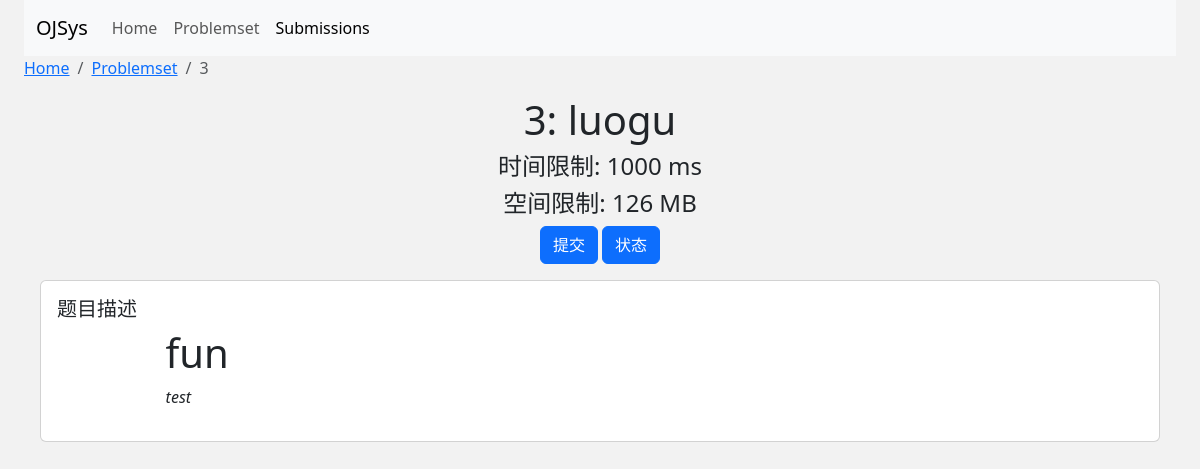
Screenshot of /ojsys/3/ with the database file from the repository.
### ojsys/models.py (models this page shows, shortened)
class Question(models.Model):
    title = models.CharField(max_length=200)
    text = models.TextField()
    pub_date = models.DateTimeField("date published")
    timeLimit = models.IntegerField(default=1000)
    memoryLimit = models.IntegerField(default=128)
    submissionCnt = models.IntegerField(default=0)
    acceptedCnt = models.IntegerField(default=0)

### ojsys/views.py (the view)
# urls.py: path("<int:question_id>/", views.detail, name="detail"),
def detail(request, question_id):
    try:
        question = Question.objects.get(pk=question_id)
        md = markdown.markdown(question.text)
    except Question.DoesNotExist:
        raise Http404("problem does not exist")
    context = {"question": question, "md": md}
    return render(request, "ojsys/detail.html", context)

### ojsys/templates/ojsys/detail.html (shortened to what this page needs)
<!DOCTYPE html>
<head>
    <link href="https://cdn.jsdelivr.net/npm/bootstrap@5.3.2/dist/css/bootstrap.min.css" rel="stylesheet"
>
</head>
<body>
    <nav class="navbar navbar-expand-lg navbar-light bg-light">
        <div class="container-fluid">
            <a class="navbar-brand" href="/">OJSys</a>
            <div class="collapse navbar-collapse" id="navbarNav">
                <ul class="navbar-nav">
                    <li class="nav-item">
                        <a class="nav-link" href="/">Home</a>
                    </li>
                    <li class="nav-item">
                        <a class="nav-link" href="/ojsys/problemset">Problemset</a>
                    </li>
                    <li class="nav-item">
                        <a class="nav-link active" aria-current="page" href="/ojsys/submissions">Submissions</a>
                    </li>
                </ul>
            </div>
        </div>
    </nav>
    <nav aria-label="breadcrumb">
        <ol class="breadcrumb">
            <li class="breadcrumb-item"><a href="/">Home</a></li>
            <li class="breadcrumb-item"><a href="/ojsys/problemset/">Problemset</a></li>
            <li class="breadcrumb-item active" aria-current="page">{{question.id}}</li>
        </ol>
    </nav>
    <div id="problemInf" class="text-center">
        <h1>{{question.id}}: {{question.title}}</h1>
        <h4>时间限制: {{question.timeLimit}} ms</h4>
        <h4>空间限制: {{question.memoryLimit}} MB</h4>
        <a class="btn btn-primary" href="{% url 'ojsys:submitpage' question.id %}" role="button">提交</a>
        <a class="btn btn-primary " href="{% url 'ojsys:submissions' question.id%}" role="button">状态</a>
    </div>
    <div class="card m-3">
        <div class="card-body">
            <h5 class="card-title">题目描述</h5>
            <div id="problemDesc">
                <div class="card-text">{{md|safe}}</div>
            </div>
        </div>
    </div>
</body>

### ojsys/templates/ojsys/detail.html (style rules this page uses)
body { background-color: #f2f2f2; margin: 0 auto; width: 96%; }
#problemDesc { margin: 0 auto; width: 80%; }

### rows the page displays
Question: id "3", title "luogu", timeLimit "1000", memoryLimit "126"

### other values shown
{{ md|safe }} "fun test"
